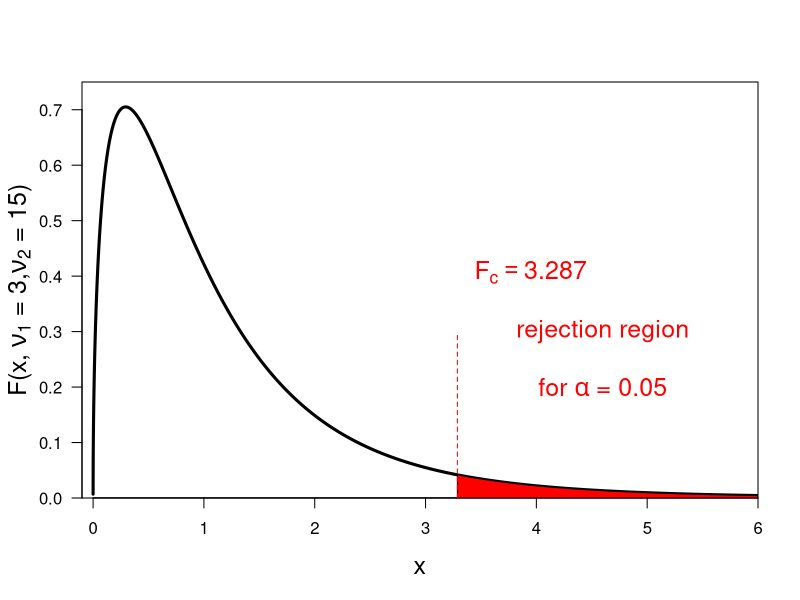

This figure's R source:
print('file: ANOVArejectionRegZarEx.r')
# plot rejection region for F distribution: red
nu1 = 3; nu2 = 15   # degrees of freedom (for 19 data points in 4 groups)
alpha = 0.05 
Fc = qf(p=1-alpha,df1=nu1,df2=nu2)    # critical F value
print(c('alpha = ',alpha))
print(c('nu1 = ',nu1))
print(c('nu2 = ',nu2))
print(c('Fc = ',round(Fc,3)))
# define polygon & plot
x1max = 6
x1 = seq(Fc,x1max,0.01)
F1 = df(x1,df1=nu1,df2=nu2)
xp = c(Fc,x1,x1max,0)
yp = c(0,F1,0,0)
x0 = seq(0.00001,x1max,0.001); F0 = df(x0,df1=nu1,df2=nu2)
xv = c(Fc,Fc); yv = c(0,0.3)  # vertical line
sflag = 1
if (sflag == 1) {
  # png('Frejectionregion160727red.png',width=16,height=12,units='cm',res=300)
  plot(x0,F0,type='l',lwd=3,col='black',xlab='x',ylab=NA, 
       las=1,xaxs='i',yaxs='i',ylim=c(0,0.75),xlim=c(-0.1,6),cex.lab=1.5)
  title(ylab=expression(paste('F(x, ',nu[1],' = 3',',',nu[2],' = 15)')),line=2.3,cex.lab=1.5)
  polygon(xp,yp,col='red')
  text(4.6,0.3,'rejection region',col='red',cex=1.5)
  text(4.6,0.2,expression(paste('for ',alpha,' = 0.05')),col='red',cex=1.5)
  Fc3 = round(Fc,3)
  text(Fc,0.4,col='red',bquote(~F[c] == .(Fc3)),pos=4,cex=1.5)
  lines(xv,yv,col='red',lty=2)
  #  dev.off()
}
# ----------------------------------------------------------------
# Results:
# "alpha = " "0.05"    
# "nu1 = " "3"     
# "nu2 = " "15"    
